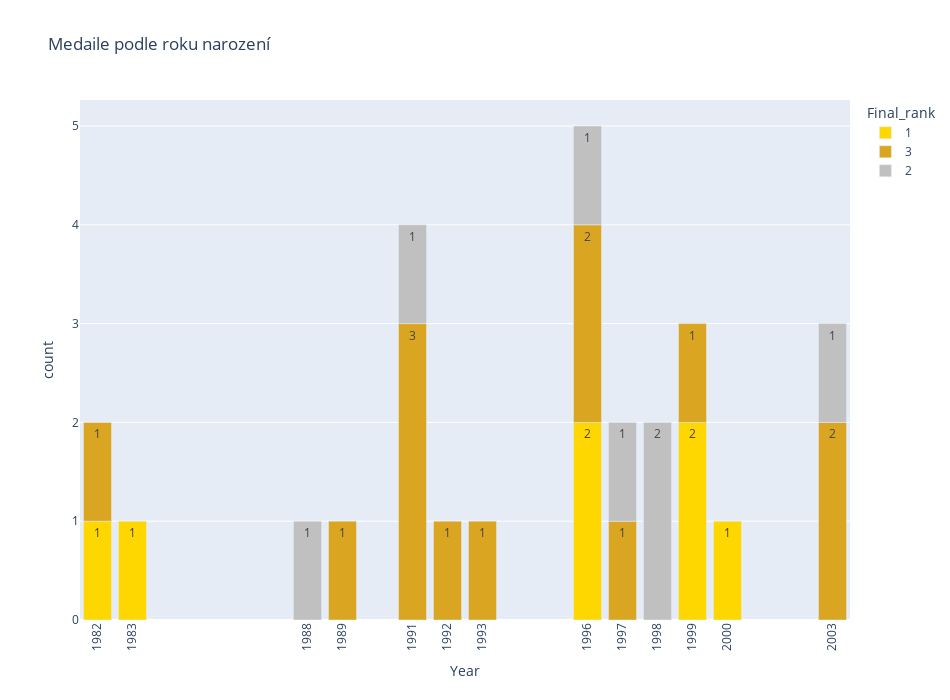

This figure's notebook cell:
### Code cell
medals = df_m.loc[df_m.Final_rank.isin([1,2,3]), :]
d4 = pd.DataFrame({'count' : medals.groupby( ['Year', "Final_rank"] ).size()}).reset_index()
d4["Final_rank"] = d4["Final_rank"].astype(str) # nezbytné pro diskrétní barvy: https://plotly.com/python/discrete-color/

fig = px.bar(d4, x= d4["Year"],
             y= d4["count"], 
             color = d4["Final_rank"] ,
             color_discrete_map={"1": "gold", "2":"silver", "3":"goldenrod"},  # definice barev
             #hover_name="Final_rank",   # extra info ve float popisku
             text_auto='.0s',    
             width=950, height=700,
             title="Medaile podle roku narození")

fig.update_layout(xaxis = dict(tickvals = d4["Year"]))
fig.update_xaxes(tickangle=270)
fig.show()

pio.write_html(fig, file="vizualizace/V3_Medals-Year.html", auto_open=True)

### Figure 1 — Plotly figure (JSON) as saved in the notebook; plotly's stock layout.template omitted (floating-point values rounded to 4 significant figures)
{"data": [{"alignmentgroup": "True", "hovertemplate": "Final_rank=1<br>Year=%{x}<br>count=%{y}<extra></extra>", "legendgroup": "1", "marker": {"color": "gold", "pattern": {"shape": ""}}, "name": "1", "offsetgroup": "1", "orientation": "v", "showlegend": true, "textposition": "auto", "texttemplate": "%{y:.0s}", "type": "bar", "x": [1982, 1983, 1996, 1999, 2000], "xaxis": "x", "y": [1, 1, 2, 2, 1], "yaxis": "y"}, {"alignmentgroup": "True", "hovertemplate": "Final_rank=3<br>Year=%{x}<br>count=%{y}<extra></extra>", "legendgroup": "3", "marker": {"color": "goldenrod", "pattern": {"shape": ""}}, "name": "3", "offsetgroup": "3", "orientation": "v", "showlegend": true, "textposition": "auto", "texttemplate": "%{y:.0s}", "type": "bar", "x": [1982, 1989, 1991, 1992, 1993, 1996, 1997, 1999, 2003], "xaxis": "x", "y": [1, 1, 3, 1, 1, 2, 1, 1, 2], "yaxis": "y"}, {"alignmentgroup": "True", "hovertemplate": "Final_rank=2<br>Year=%{x}<br>count=%{y}<extra></extra>", "legendgroup": "2", "marker": {"color": "silver", "pattern": {"shape": ""}}, "name": "2", "offsetgroup": "2", "orientation": "v", "showlegend": true, "textposition": "auto", "texttemplate": "%{y:.0s}", "type": "bar", "x": [1988, 1991, 1996, 1997, 1998, 2003], "xaxis": "x", "y": [1, 1, 1, 1, 2, 1], "yaxis": "y"}], "layout": {"barmode": "relative", "height": 700, "legend": {"title": {"text": "Final_rank"}, "tracegroupgap": 0}, "title": {"text": "Medaile podle roku narození"}, "width": 950, "xaxis": {"anchor": "y", "autorange": true, "domain": [0, 1], "range": [1982.0, 2004.0], "tickangle": -90, "tickvals": [1982, 1982, 1983, 1988, 1989, 1991, 1991, 1992, 1993, 1996, 1996, 1996, 1997, 1997, 1998, 1999, 1999, 2000, 2003, 2003], "title": {"text": "Year"}, "type": "linear"}, "yaxis": {"anchor": "x", "autorange": true, "domain": [0, 1], "range": [0, 5.263], "title": {"text": "count"}, "type": "linear"}}}
